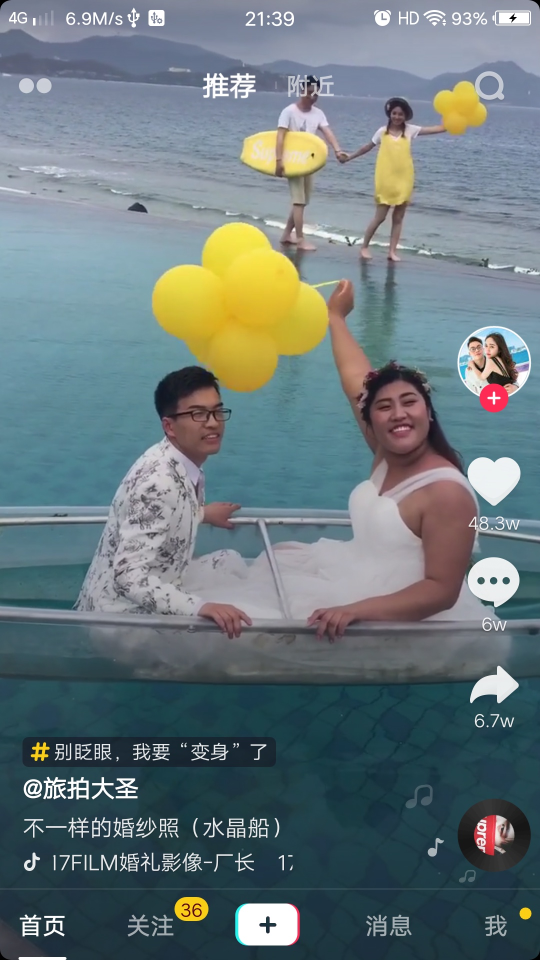
#> input picture pic/1.jpg, 1080 x 1920 px (shown at 1/2 size)
$ python image_binary_handler.py
#> lines starting #> are read from the running program, lines starting #| are printed output that depends on the picture; after the words box and inside, x2 and y2 are one past the last pixel; in counts of white or black regions, pixels touching at a corner belong together
#encoding=utf8

from PIL import Image
import numpy as np
import matplotlib.pyplot as plt

im1 = np.array(Image.open('1.jpg').convert('L'))
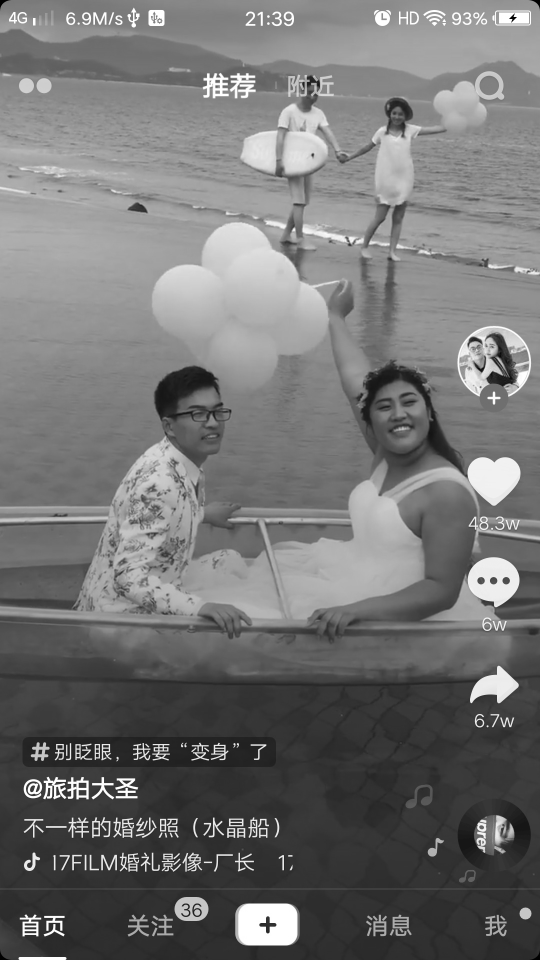
#> im1: shape (1920, 1080) (shown at 1/2 size); min 0, max 255, mean 115.6
im2 = im1.copy()

rows, cols = im2.shape
#> rows = 1920; cols = 1080
for i in xrange(rows):
	for j in xrange(cols):
		if (im2[i,j] > 128):
			im2[i,j] = 1
		else:
			im2[i,j] = 0
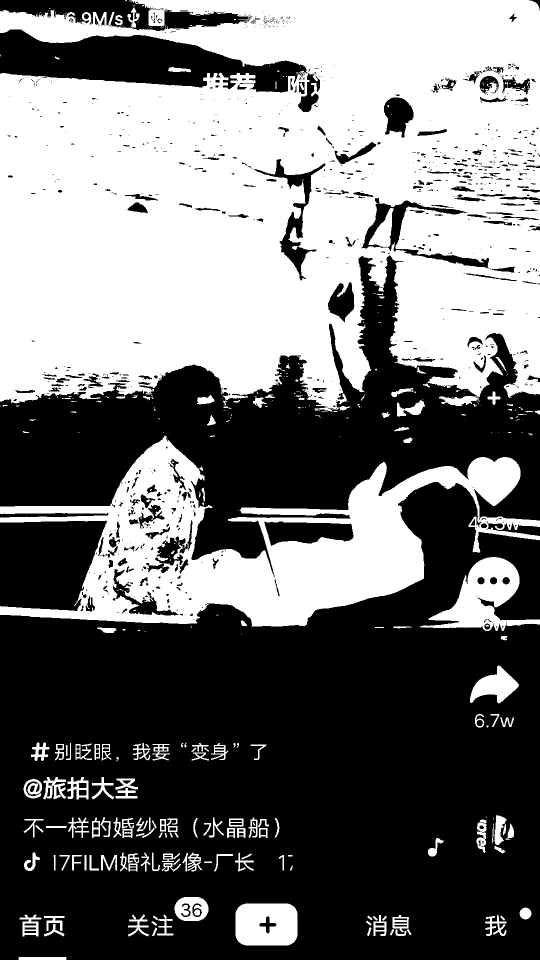
#> im2: shape (1920, 1080) (shown at 1/2 size); values 0 (black) and 1 (white), 45.2% white; 429 white regions (250 under 20 px), largest, box (x1, y1, x2, y2) and area: (0, 0, 1080, 823) 718834, (0, 871, 1080, 1253) 152915, (839, 1114, 1080, 1262) 14274

plt.subplot(211)
plt.axis('off')
plt.imshow(im1)

plt.subplot(212)
plt.axis('off')
plt.imshow(im2)

plt.show()
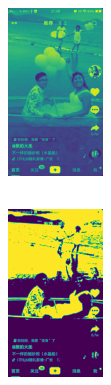
#> figure drawn by matplotlib, 2 panels

$ run again, with pic/2.jpg copied over pic/1.jpg
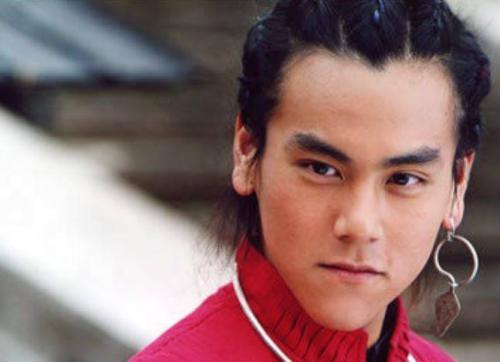
#> input picture pic/2.jpg, 500 x 362 px
#> after the loop `for i in xrange(rows):`:
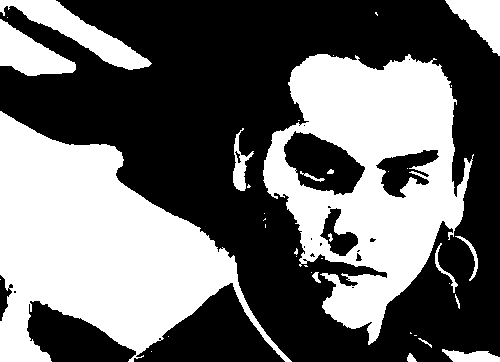
#> im2: shape (362, 500); values 0 (black) and 1 (white), 42.1% white; 38 white regions (22 under 20 px), largest, box (x1, y1, x2, y2) and area: (0, 111, 292, 362) 35773, (263, 54, 474, 345) 31644, (0, 0, 152, 70) 3217
#> `plt.show()`:
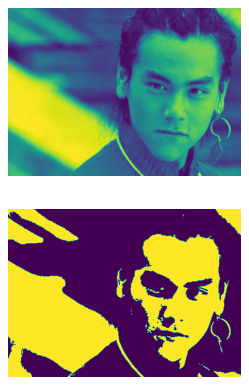
#> figure drawn by matplotlib, 2 panels
